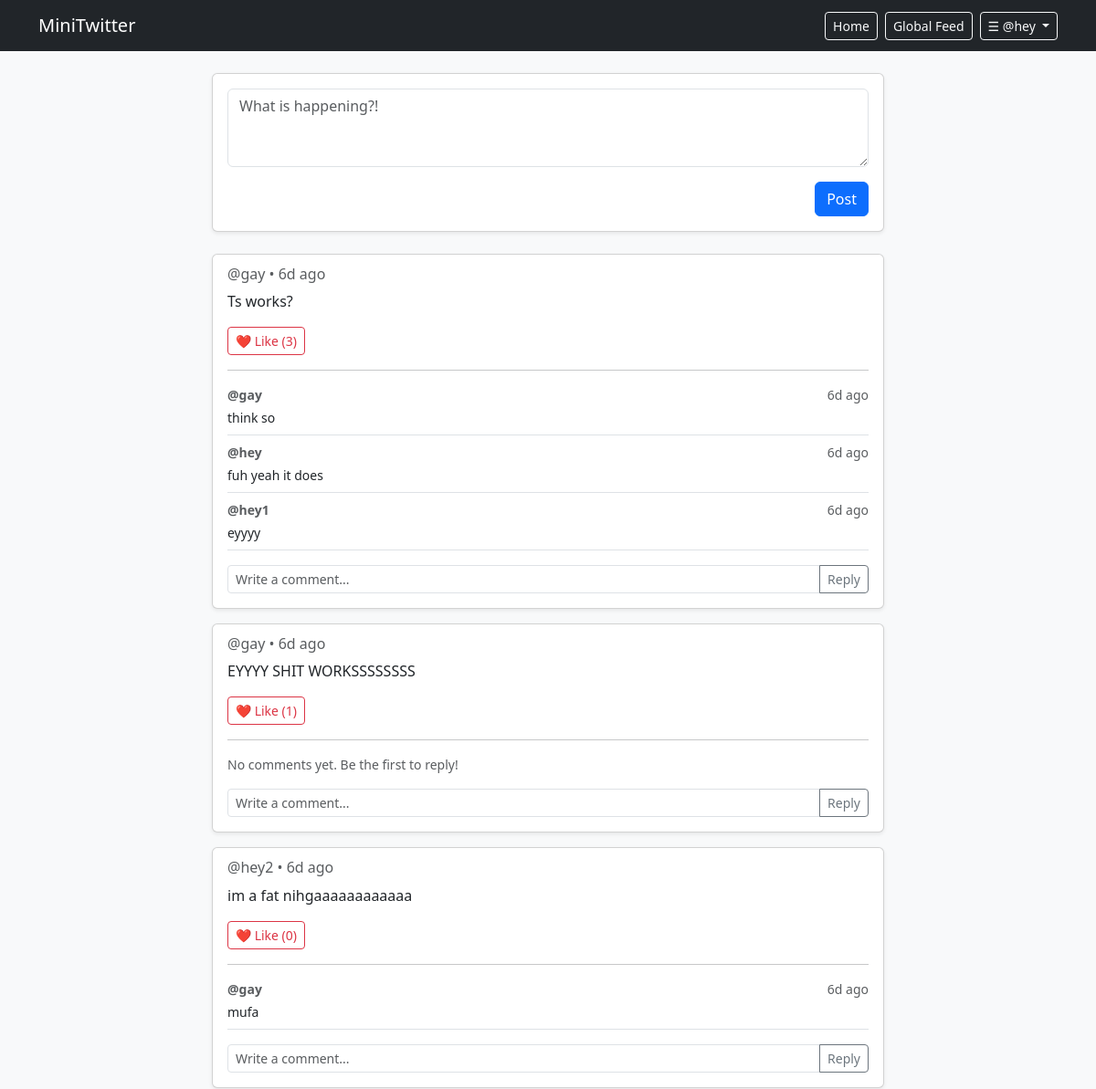
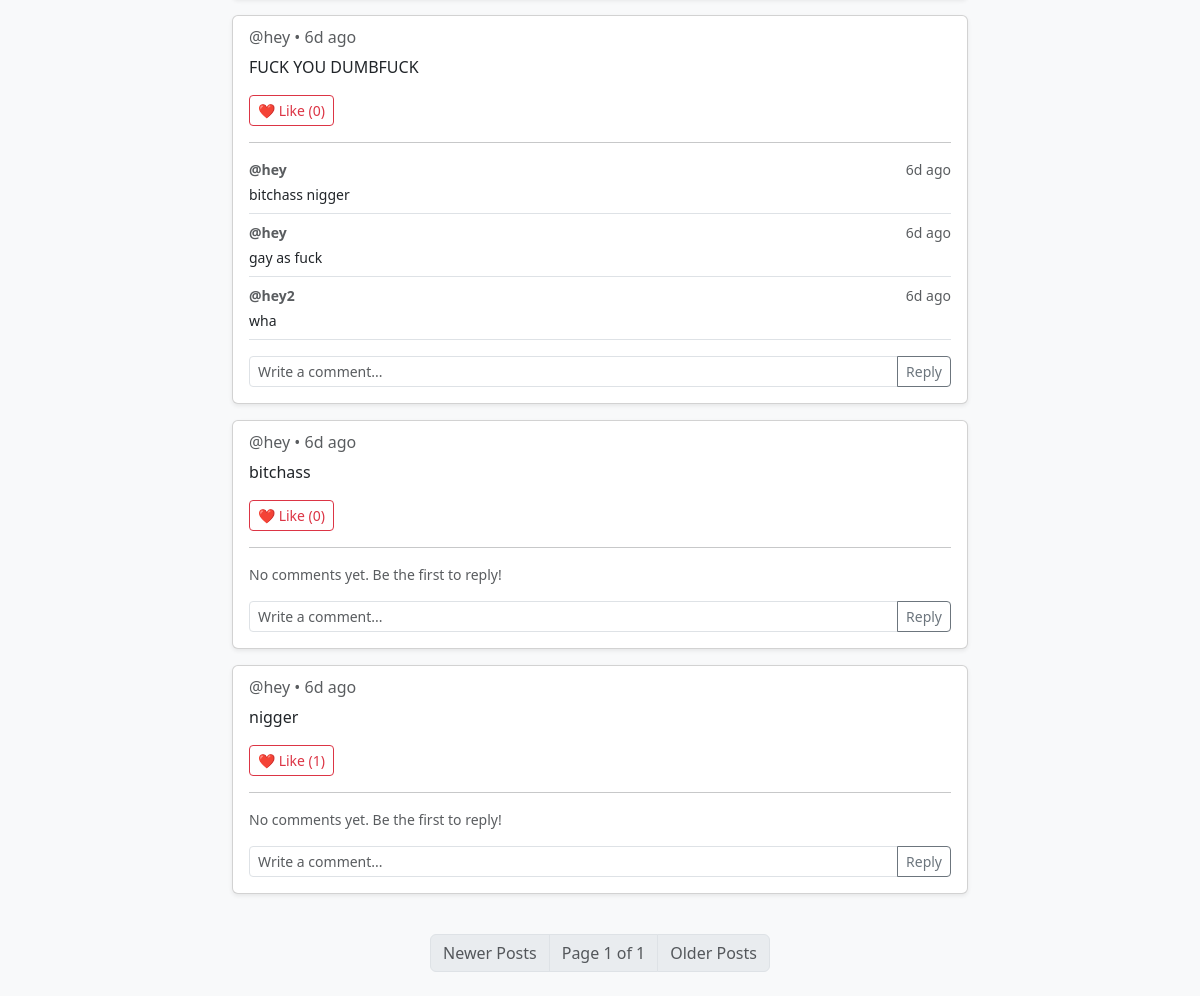
Page /global (signed in) on the earlier database version (2 pictures, top to bottom).
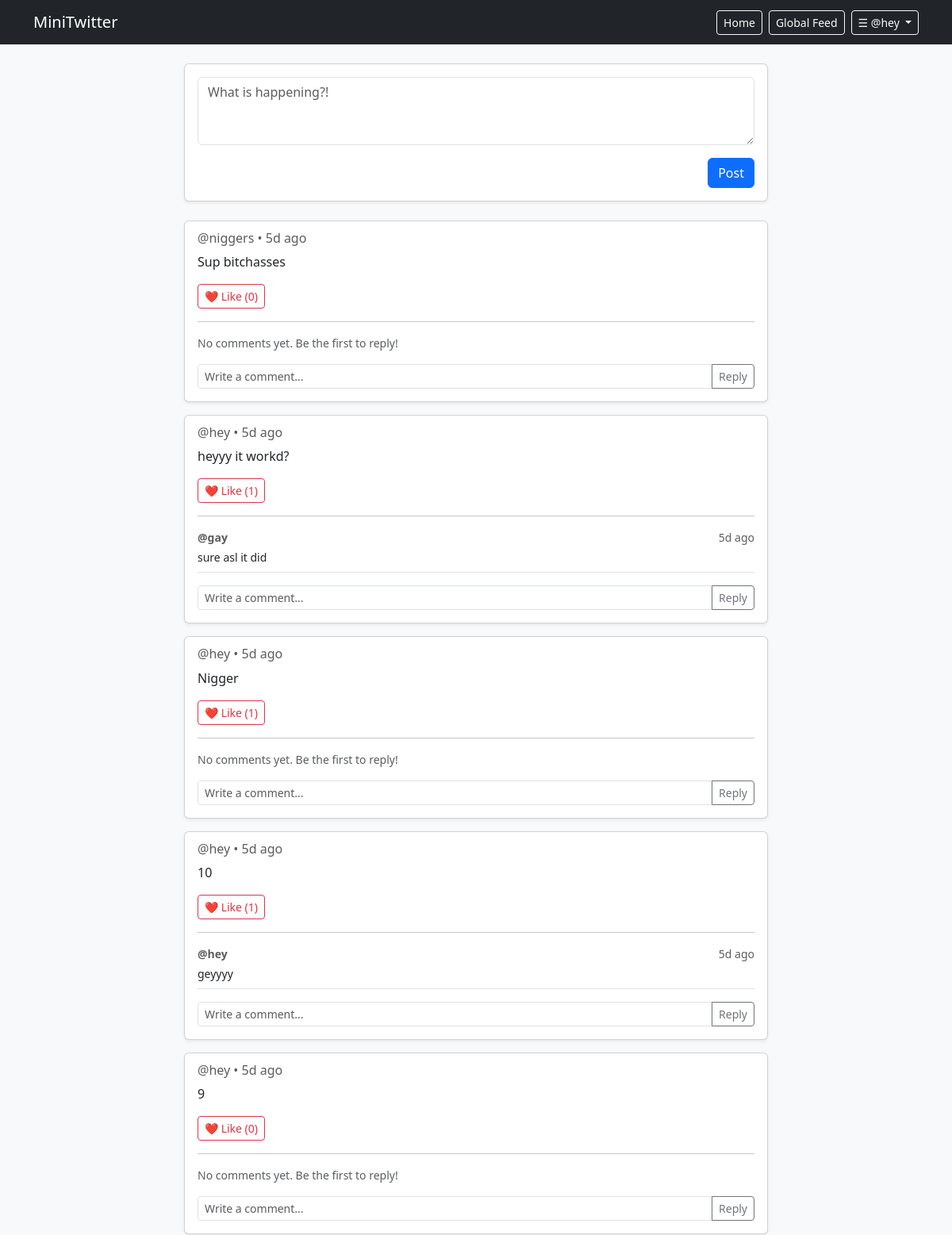
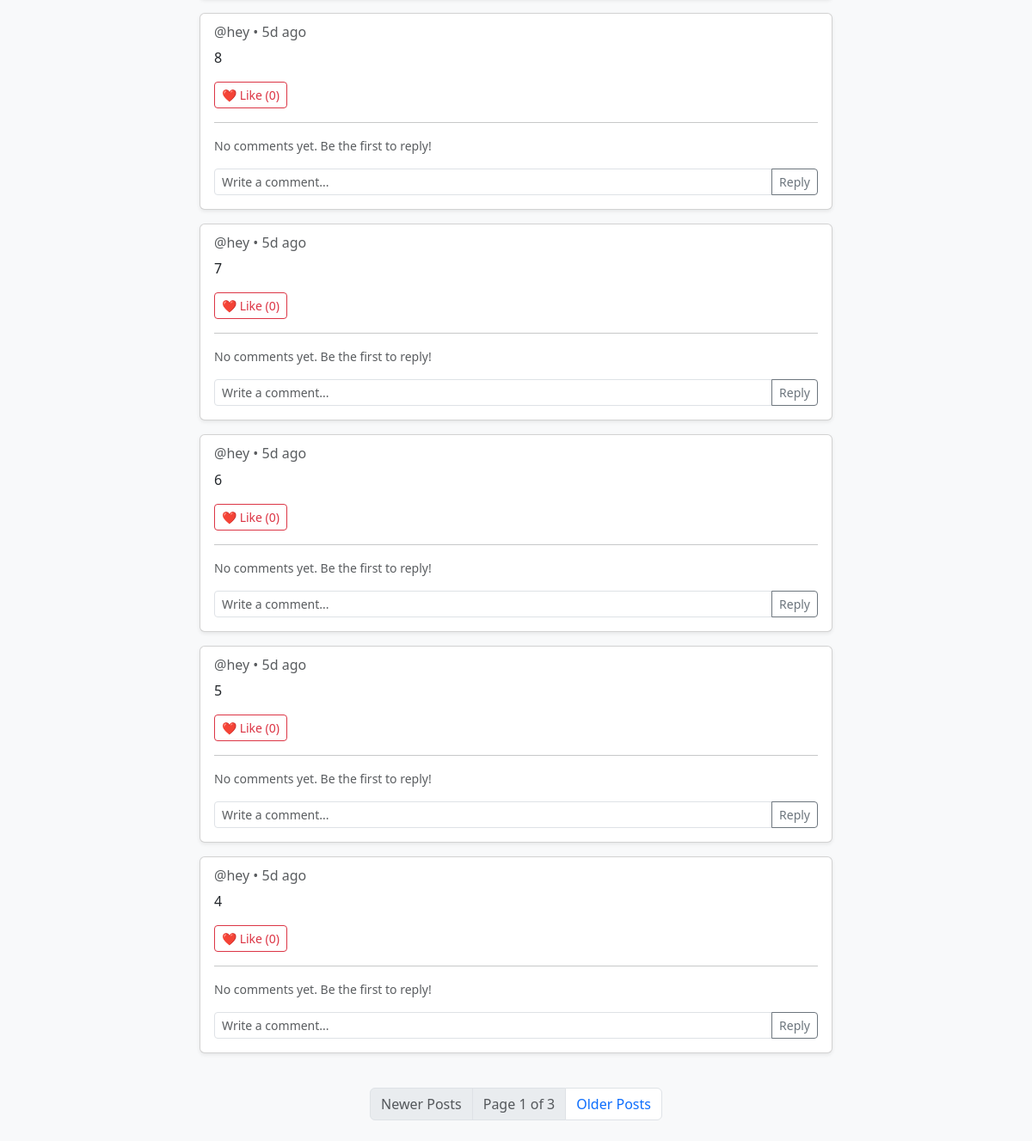
Same page on the later database version (2 pictures, top to bottom).
### models.py (models this page shows)
class Post(db.Model):
    id = db.Column(db.Integer, primary_key=True)
    username = db.Column(db.String(20), db.ForeignKey("user.username"), nullable=False)
    content = db.Column(db.String(200), nullable=False)
    likes = db.Column(db.Integer, default=0)
    timestamp = db.Column(db.DateTime, default=lambda: datetime.now(timezone.utc))

class Comment(db.Model):
    id = db.Column(db.Integer, primary_key=True)
    content = db.Column(db.String(200), nullable=False)
    timestamp = db.Column(db.DateTime, default=lambda: datetime.now(timezone.utc))
    username = db.Column(db.String(20), db.ForeignKey("user.username"), nullable=False)
    post_id = db.Column(db.Integer, db.ForeignKey("post.id"), nullable=False)

### routes.py (the view)
@main_bp.route("/global")
def globalfyp():
    if "username" in session:
        page = request.args.get("page", 1, type=int)
        pagination = Post.query.order_by(Post.timestamp.desc()).paginate(
            page=page, per_page=10, error_out=False
        )
        posts = pagination.items
        comments = Comment.query.order_by(Comment.timestamp).all()
        return render_template(
            "feed.html", pagination=pagination, posts=posts, comments=comments
        )
    else:
        return render_template("login.html")

### app.py (called while the page is built)
@app.template_filter("time_ago")
def time_ago(utc_dt):
  if not utc_dt:
    return ""
  if utc_dt.tzinfo is None:
    utc_dt = utc_dt.replace(tzinfo=timezone.utc)
  now = datetime.now(timezone.utc)
  diff = now - utc_dt
  seconds = int(diff.total_seconds())
  if seconds < 60:
    return "just now"
  minutes = seconds // 60
  if minutes < 60:
    return f"{minutes}m ago"
  hours = minutes // 60
  if hours < 24:
    return f"{hours}h ago"
  days = hours // 24
  if days < 30:
    return f"{days}d ago"
  months = days // 30
  if months < 12:
    return f"{months}mo ago"
  years = days // 365
  return f"{years}y ago"

### templates/feed.html (shortened to what the changed rows need)
{% extends "base.html" %}
{% block content %}
<div class="row justify-content-center">
    <div class="col-md-8">
        {% if posts | length < 1 %}
        <div class="card shadow-sm mb-3">
            <div class="card-body">
                <h6 class="card-subtitle text-muted mb-2">@username • 2 hours ago</h6>
                <p class="card-text">This is an example of what a user's tweet looks like on the timeline!</p>
                <div class="d-flex justify-content-between align-items-center mt-3">
                    <button type="button" class="btn btn-outline-danger btn-sm">❤️ Like (5)</button>
                </div>
                <hr>
                <div class="comments-section mt-3">
                    <div class="d-flex justify-content-between">
                        <p class="small text-muted mb-1"><strong>@commenter</strong></p>
                        <small class="text-muted">1 hour ago</small>
                    </div>
                    <p class="small mb-2">Great post!</p>
                    <form action="/comment" method="POST" class="input-group input-group-sm mt-2">
                        <input type="text" name="comment" class="form-control" placeholder="Write a comment...">
                        <button class="btn btn-outline-secondary" type="submit">Reply</button>
                    </form>
                </div>
            </div>
        </div>
        {% else %}
            {% for post in pagination.items %}
            <div class="card shadow-sm mb-3" id="post-{{ post.id }}">
                <div class="card-body">
                    <h6 class="card-subtitle text-muted mb-2">@{{ post.username }} • {{ post.timestamp | time_ago }}</h6>
                    <p class="card-text">{{ post.content }}</p>
                    <div class="d-flex justify-content-between align-items-center mt-3">
                        <button type="button" class="btn btn-outline-danger btn-sm like-btn" data-post-id="{{ post.id }}">
                            ❤️ Like (<span class="like-count">{{ post.likes }}</span>)
                        </button>
                    </div>
                    <hr>
                    <div class="comments-section mt-3">
                        <div class="comments-list">
                            {% set post_comments = comments | selectattr("post_id", "equalto", post.id) | list %}
                            {% if post_comments | length > 0 %}
                                {% for c in post_comments %}
                                <div class="border-bottom pb-2 mb-2">
                                    <div class="d-flex justify-content-between">
                                        <p class="small text-muted mb-1"><strong>@{{ c.username }}</strong></p>
                                        <small class="text-muted">{{ c.timestamp | time_ago }}</small>
                                    </div>
                                    <p class="small mb-0">{{ c.content }}</p>
                                </div>
                                {% endfor %}
                            {% else %}
                                <p class="small text-muted mb-2 no-comments-text">No comments yet. Be the first to reply!</p>
                            {% endif %}
                        </div>
                        <form class="comment-form input-group input-group-sm mt-3" data-post-id="{{ post.id }}">
                            <input type="text" name="comment" class="form-control comment-input"
                                placeholder="Write a comment..." required>
                            <button class="btn btn-outline-secondary" type="submit">Reply</button>
                        </form>
                    </div>
                </div>
            </div>
            {% endfor %}
        {% endif %}
    </div>
</div>
<nav aria-label="Page navigation" class="my-4">
    <ul class="pagination justify-content-center">
        <li class="page-item disabled">
            <span class="page-link">Page {{ pagination.page }} of {{ pagination.pages }}</span>
        </li>
        {% if pagination.has_next %}
            <li class="page-item">
                <a class="page-link" href="/?page={{ pagination.next_num }}">Older Posts</a>
            </li>
        {% else %}
            <li class="page-item disabled">
                <span class="page-link">Older Posts</span>
            </li>
        {% endif %}
    </ul>
</nav>
{% endblock %}

Differences in the rows shown:
no longer on this page (row unchanged): Post: username "gay", timestamp "6d ago", content "Ts works?", likes "3"
no longer on this page (row unchanged): Comment: username "gay", timestamp "6d ago", content "think so"
no longer on this page (row unchanged): Comment: username "hey", timestamp "6d ago", content "fuh yeah it does", shown under "gay"
no longer on this page (row unchanged): Comment: username "hey1", timestamp "6d ago", content "eyyyy", shown under "gay"
no longer on this page (row unchanged): Post: username "gay", timestamp "6d ago", content "EYYYY SHIT WORKSSSSSSSS", likes "1", shows "No comments yet. Be the first to reply!"
no longer on this page (row unchanged): Post: username "hey2", timestamp "6d ago", content "im a fat nihgaaaaaaaaaaaa", likes "0"
no longer on this page (row unchanged): Comment: username "gay", timestamp "6d ago", content "mufa", shown under "hey2"
no longer on this page (row unchanged): Post: username "hey", timestamp "6d ago", content "FUCK YOU DUMBFUCK", likes "0"
no longer on this page (row unchanged): Comment: username "hey", timestamp "6d ago", content "bitchass nigger"
no longer on this page (row unchanged): Comment: username "hey", timestamp "6d ago", content "gay as fuck"
no longer on this page (row unchanged): Comment: username "hey2", timestamp "6d ago", content "wha", shown under "hey"
no longer on this page (row unchanged): Post: username "hey", timestamp "6d ago", content "bitchass", likes "0", shows "No comments yet. Be the first to reply!"
no longer on this page (row edited): Post: username "hey", timestamp "6d ago", content "nigger", likes "1", shows "No comments yet. Be the first to reply!"
added Post: username "niggers", timestamp "5d ago", content "Sup bitchasses", likes "0", shows "No comments yet. Be the first to reply!"
added Post: username "hey", timestamp "5d ago", content "heyyy it workd?", likes "1"
added Comment: username "gay", timestamp "5d ago", content "sure asl it did", shown under "hey"
added Post: username "hey", timestamp "5d ago", content "Nigger", likes "1", shows "No comments yet. Be the first to reply!"
added Post: username "hey", timestamp "5d ago", content "10", likes "1"
added Comment: username "hey", timestamp "5d ago", content "geyyyy"
added Post: username "hey", timestamp "5d ago", content "9", likes "0", shows "No comments yet. Be the first to reply!"
added Post: username "hey", timestamp "5d ago", content "8", likes "0", shows "No comments yet. Be the first to reply!"
added Post: username "hey", timestamp "5d ago", content "7", likes "0", shows "No comments yet. Be the first to reply!"
added Post: username "hey", timestamp "5d ago", content "6", likes "0", shows "No comments yet. Be the first to reply!"
added Post: username "hey", timestamp "5d ago", content "5", likes "0", shows "No comments yet. Be the first to reply!"
added Post: username "hey", timestamp "5d ago", content "4", likes "0", shows "No comments yet. Be the first to reply!"
Other differences:
{{ pagination.pages }}: "1" → "3"
